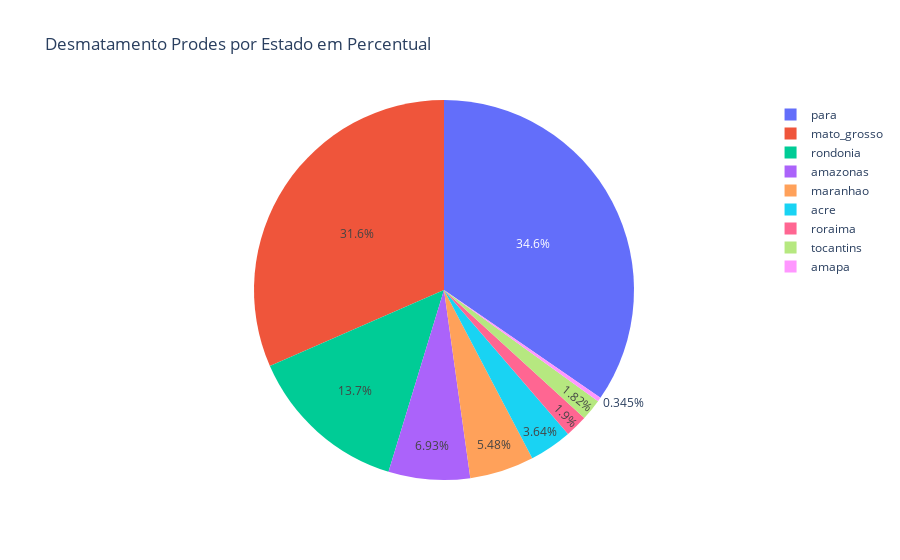

Notebook cell for this chart:
### Markdown cell above
# GRAFICOS

### Code cell
# percentual de desmatamento de cada estado em relacao ao total
df_desmatamento_percentual = df_desmatamento.copy()
df_desmatamento_percentual.set_index('ano', inplace=True)
df_desmatamento_percentual = df_desmatamento_percentual.div(df_desmatamento_percentual.sum(axis=1), axis=0) * 100
df_desmatamento_percentual.reset_index(inplace=True)

# GRAFICO DE PIZZA
fig = go.Figure()
fig.add_trace(go.Pie(labels=df_desmatamento.columns[1:], values=df_desmatamento.sum()[1:]))
fig.update_layout(title='Desmatamento Prodes por Estado em Percentual')
fig.show()

### Figure 1 — Plotly figure (JSON) as saved in the notebook; plotly's stock layout.template omitted (floating-point values rounded to 4 significant figures)
{"data": [{"labels": ["acre", "amazonas", "amapa", "maranhao", "mato_grosso", "para", "rondonia", "roraima", "tocantins"], "type": "pie", "values": [17515, 33397, 1662, 26385, 152057, 166753, 66135, 9149, 8790]}], "layout": {"title": {"text": "Desmatamento Prodes por Estado em Percentual"}}}
